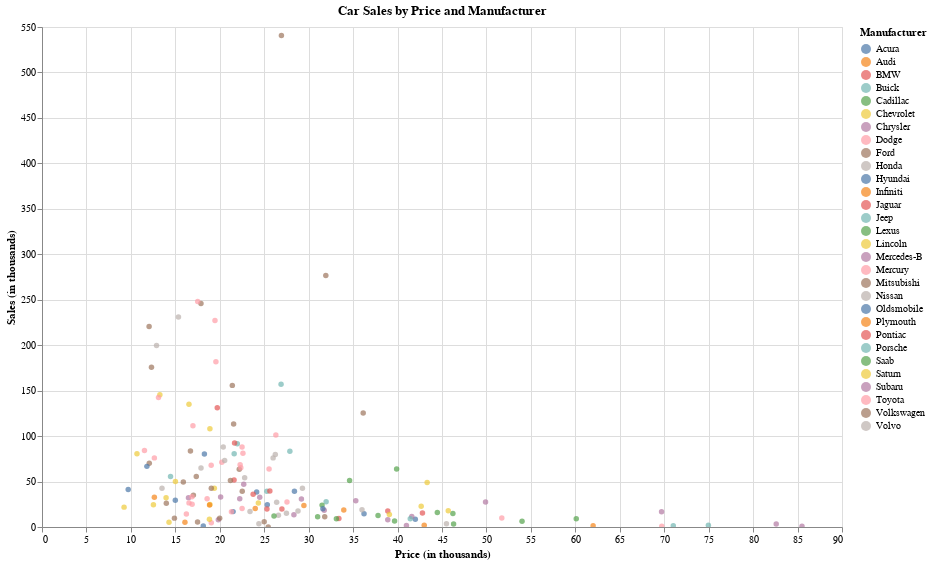

Write notebook code for a chart like this one.
### Markdown cell above
## 5.1) Create any chart of your choice for your data and make it interactive. Submit a screenshot of the graph and a screenshot of your code

### Code cell
# Create the dropdown selection
dropdown = alt.binding_select(options=list(carsales['Manufacturer'].unique()))
selection = alt.selection_single(fields=['Manufacturer'], bind=dropdown, name='Select from the dropdown the car')
# Create the interactive selection to change scale of chart
interval = alt.selection_interval()
zoom = alt.selection_interval(bind='scales', encodings=['x'])
# Create the scatter plot
scatter = alt.Chart(carsales).mark_circle().encode(
    x=alt.X('Price_in_thousands:Q', title='Price (in thousands)'),
    y=alt.Y('Sales_in_thousands:Q', title='Sales (in thousands)'),
    color=alt.condition(selection, 'Manufacturer:N', alt.value('lightgray')),
    tooltip=['Model:N', 'Latest_Launch:N', 'Price_in_thousands:Q', 'Sales_in_thousands:Q']
).add_selection(selection).properties(
    width=800,
    height=500,
    title='Car Sales by Price and Manufacturer'
).add_selection(
    zoom,interval
).interactive(bind_y=False)

# Show the plot
scatter

### Figure 1 — Vega-Lite specification as saved in the notebook (floating-point values rounded to 4 significant figures; data arrays with more than 128 entries replaced by an {"elided": "..."} marker saying what was removed)
{"config": {"view": {"continuousWidth": 400, "continuousHeight": 300}}, "data": {"name": "data-3b53e46f7fd8086d9ed61ecfe2ec4620"}, "mark": "circle", "encoding": {"color": {"condition": {"field": "Manufacturer", "type": "nominal", "selection": "Select from the dropdown the car"}, "value": "lightgray"}, "tooltip": [{"field": "Model", "type": "nominal"}, {"field": "Latest_Launch", "type": "nominal"}, {"field": "Price_in_thousands", "type": "quantitative"}, {"field": "Sales_in_thousands", "type": "quantitative"}], "x": {"field": "Price_in_thousands", "title": "Price (in thousands)", "type": "quantitative"}, "y": {"field": "Sales_in_thousands", "title": "Sales (in thousands)", "type": "quantitative"}}, "height": 500, "selection": {"Select from the dropdown the car": {"type": "single", "fields": ["Manufacturer"], "bind": {"input": "select", "options": ["Acura", "Audi", "BMW", "Buick", "Cadillac", "Chevrolet", "Chrysler", "Dodge", "Ford", "Honda", "Hyundai", "Infiniti", "Jaguar", "Jeep", "Lexus", "Lincoln", "Mitsubishi", "Mercury", "Mercedes-B", "Nissan", "Oldsmobile", "Plymouth", "Pontiac", "Porsche", "Saab", "Saturn", "Subaru", "Toyota", "Volkswagen", "Volvo"]}}, "selector026": {"type": "interval", "bind": "scales", "encodings": ["x"]}, "selector025": {"type": "interval"}, "selector027": {"type": "interval", "bind": "scales", "encodings": ["x"]}}, "title": "Car Sales by Price and Manufacturer", "width": 800, "$schema": "https://vega.github.io/schema/vega-lite/v4.17.0.json", "datasets": {"data-3b53e46f7fd8086d9ed61ecfe2ec4620": {"elided": "157 records"}}}
